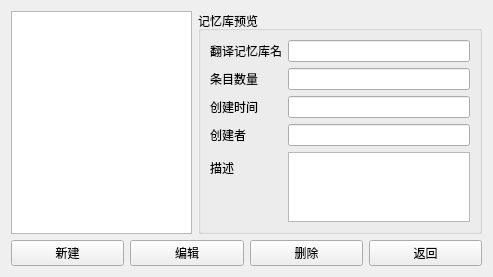
<?xml version="1.0" encoding="UTF-8"?>
<ui version="4.0">
 <class>Widget_TM_mangae</class>
 <widget class="QWidget" name="Widget_TM_mangae">
  <property name="geometry">
   <rect>
    <x>0</x>
    <y>0</y>
    <width>493</width>
    <height>242</height>
   </rect>
  </property>
  <property name="windowTitle">
   <string>Form</string>
  </property>
  <layout class="QVBoxLayout" name="verticalLayout">
   <item>
    <layout class="QHBoxLayout" name="horizontalLayout_2">
     <item>
      <widget class="QListView" name="listView_TMlist"/>
     </item>
     <item>
      <widget class="QGroupBox" name="groupBox_TMdescripte">
       <property name="title">
        <string>记忆库预览</string>
       </property>
       <layout class="QFormLayout" name="formLayout">
        <item row="0" column="0">
         <widget class="QLabel" name="label_TMname">
          <property name="text">
           <string>翻译记忆库名</string>
          </property>
         </widget>
        </item>
        <item row="0" column="1">
         <widget class="QLineEdit" name="lineEdit_TMname"/>
        </item>
        <item row="1" column="0">
         <widget class="QLabel" name="label_TMnumber">
          <property name="text">
           <string>条目数量</string>
          </property>
         </widget>
        </item>
        <item row="1" column="1">
         <widget class="QLineEdit" name="lineEdit_TMnumber"/>
        </item>
        <item row="2" column="0">
         <widget class="QLabel" name="label_TMcreatetime">
          <property name="text">
           <string>创建时间</string>
          </property>
         </widget>
        </item>
        <item row="2" column="1">
         <widget class="QLineEdit" name="lineEdit_TMcreatetime"/>
        </item>
        <item row="3" column="0">
         <widget class="QLabel" name="label_owner">
          <property name="text">
           <string>创建者</string>
          </property>
         </widget>
        </item>
        <item row="3" column="1">
         <widget class="QLineEdit" name="lineEdit_owner"/>
        </item>
        <item row="4" column="0">
         <widget class="QLabel" name="label_TMdescription">
          <property name="text">
           <string>描述</string>
          </property>
         </widget>
        </item>
        <item row="4" column="1">
         <widget class="QTextEdit" name="textEdit_description"/>
        </item>
       </layout>
      </widget>
     </item>
    </layout>
   </item>
   <item>
    <layout class="QHBoxLayout" name="horizontalLayout">
     <item>
      <widget class="QPushButton" name="pushButton_createTM">
       <property name="text">
        <string>新建</string>
       </property>
      </widget>
     </item>
     <item>
      <widget class="QPushButton" name="pushButton_edit">
       <property name="text">
        <string>编辑</string>
       </property>
      </widget>
     </item>
     <item>
      <widget class="QPushButton" name="pushButton_deleteTM">
       <property name="text">
        <string>删除</string>
       </property>
      </widget>
     </item>
     <item>
      <widget class="QPushButton" name="pushButton">
       <property name="text">
        <string>返回</string>
       </property>
      </widget>
     </item>
    </layout>
   </item>
  </layout>
 </widget>
 <resources/>
 <connections/>
</ui>
